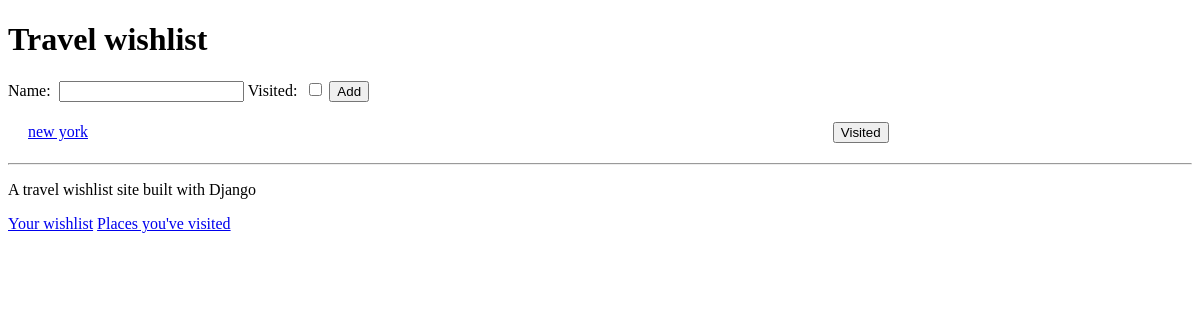
Before: / with the older database file.
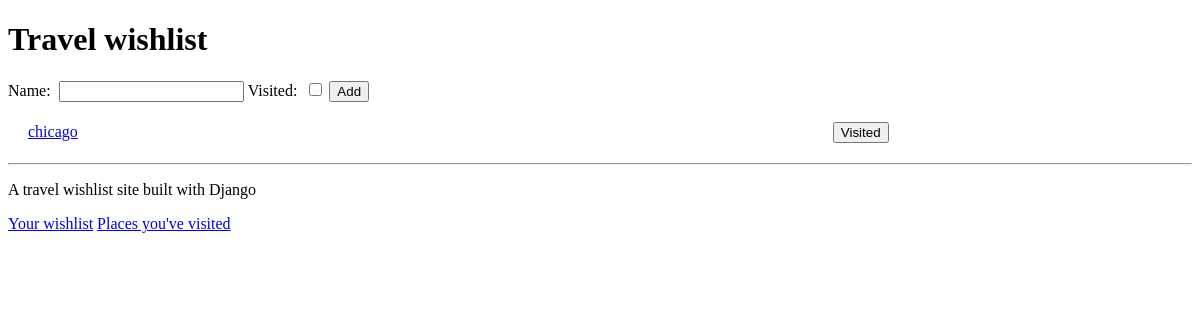
After: the same page with the newer database file.
### travel_wishlist/models.py (models this page shows, shortened)
class Place(models.Model):
    name = models.CharField(max_length=200)
    visited = models.BooleanField(default=False)
    visited_date = models.DateField(
            blank=True, null=True)
    review_text = models.TextField(blank=True, null=True)

### travel_wishlist/views.py (the view)
# urls.py: url(r'^$', views.place_list, name='place_list'),
def place_list(request):
    if request.method == 'POST':
        form = NewPlaceForm(request.POST)
        place = form.save()
        if form.is_valid():
            place.save()
            return redirect('place_list')
    places = Place.objects.filter(visited=False)
    new_place_form = NewPlaceForm
    return render(request, 'travel_wishlist/wishlist.html', {'places':places, 'new_place_form':new_place_form })

### templates/travel_wishlist/wishlist.html (shortened to what this page needs)
{%  extends 'travel_wishlist/base.html' %}
{%  block content %}
<h1>Travel wishlist</h1>
<form method="POST" action="{%  url 'place_list' %}">
    {{ new_place_form }}
    <button type="submit">Add</button>
</form>
{%  for place in places %}
<div class="wishlist-place">
    <span class="visited-text"><a href="{% url 'edit_detail' pk=place.pk %}">{{ place.name }}</a></span>
    <form class="visited-form" method="POST" action="{%  url 'place_is_visited' %}">
        <button type="submit">Visited</button>
    </form>
</div>
{% empty %}
<P>You have no places in your wishlist</P>
{%  endfor %}
{% endblock %}

Changed rows visible on the page:
no longer on this page (row edited): Place: name "new york"
added Place: name "chicago"
